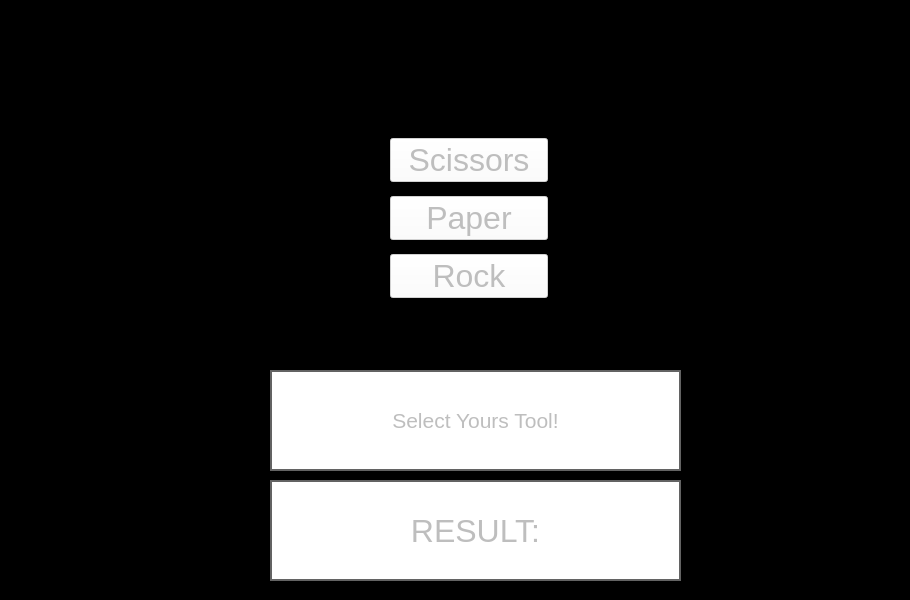
<?xml version="1.0" encoding="UTF-8"?>
<ui version="4.0">
 <class>Mainwindow</class>
 <widget class="QMainWindow" name="Mainwindow">
  <property name="enabled">
   <bool>false</bool>
  </property>
  <property name="geometry">
   <rect>
    <x>0</x>
    <y>0</y>
    <width>910</width>
    <height>600</height>
   </rect>
  </property>
  <property name="windowTitle">
   <string>MainWindow</string>
  </property>
  <property name="styleSheet">
   <string notr="true">background-color: rgb(0, 0, 0)
</string>
  </property>
  <widget class="QWidget" name="centralwidget">
   <property name="layoutDirection">
    <enum>Qt::LeftToRight</enum>
   </property>
   <widget class="QLabel" name="label_2">
    <property name="geometry">
     <rect>
      <x>270</x>
      <y>480</y>
      <width>411</width>
      <height>101</height>
     </rect>
    </property>
    <property name="sizePolicy">
     <sizepolicy hsizetype="Expanding" vsizetype="Expanding">
      <horstretch>0</horstretch>
      <verstretch>0</verstretch>
     </sizepolicy>
    </property>
    <property name="maximumSize">
     <size>
      <width>16777211</width>
      <height>16777215</height>
     </size>
    </property>
    <property name="font">
     <font>
      <family>Arial</family>
      <pointsize>24</pointsize>
     </font>
    </property>
    <property name="styleSheet">
     <string notr="true">border: 2px solid rgb(99, 99, 99);
background-color: white;

</string>
    </property>
    <property name="text">
     <string>RESULT:</string>
    </property>
    <property name="alignment">
     <set>Qt::AlignCenter</set>
    </property>
    <property name="wordWrap">
     <bool>true</bool>
    </property>
   </widget>
   <widget class="QLabel" name="label">
    <property name="geometry">
     <rect>
      <x>270</x>
      <y>370</y>
      <width>411</width>
      <height>101</height>
     </rect>
    </property>
    <property name="sizePolicy">
     <sizepolicy hsizetype="Expanding" vsizetype="Expanding">
      <horstretch>0</horstretch>
      <verstretch>0</verstretch>
     </sizepolicy>
    </property>
    <property name="maximumSize">
     <size>
      <width>16777211</width>
      <height>16777215</height>
     </size>
    </property>
    <property name="font">
     <font>
      <family>Arial</family>
      <pointsize>16</pointsize>
     </font>
    </property>
    <property name="styleSheet">
     <string notr="true">border: 2px solid rgb(99, 99, 99);
background-color: white;

</string>
    </property>
    <property name="text">
     <string>Select Yours Tool!</string>
    </property>
    <property name="alignment">
     <set>Qt::AlignCenter</set>
    </property>
    <property name="wordWrap">
     <bool>true</bool>
    </property>
   </widget>
   <widget class="QWidget" name="">
    <property name="geometry">
     <rect>
      <x>390</x>
      <y>130</y>
      <width>158</width>
      <height>178</height>
     </rect>
    </property>
    <layout class="QVBoxLayout" name="verticalLayout">
     <item>
      <widget class="QPushButton" name="pushButton">
       <property name="font">
        <font>
         <family>Arial</family>
         <pointsize>24</pointsize>
        </font>
       </property>
       <property name="styleSheet">
        <string notr="true">background-color: white;

</string>
       </property>
       <property name="text">
        <string>Scissors</string>
       </property>
      </widget>
     </item>
     <item>
      <widget class="QPushButton" name="pushButton_2">
       <property name="font">
        <font>
         <family>Arial</family>
         <pointsize>24</pointsize>
        </font>
       </property>
       <property name="styleSheet">
        <string notr="true">background-color: white;
</string>
       </property>
       <property name="text">
        <string>Paper</string>
       </property>
      </widget>
     </item>
     <item>
      <widget class="QPushButton" name="pushButton_3">
       <property name="font">
        <font>
         <family>Arial</family>
         <pointsize>24</pointsize>
        </font>
       </property>
       <property name="styleSheet">
        <string notr="true">background-color: white;

</string>
       </property>
       <property name="text">
        <string>Rock</string>
       </property>
      </widget>
     </item>
    </layout>
   </widget>
  </widget>
 </widget>
 <resources/>
 <connections/>
</ui>
